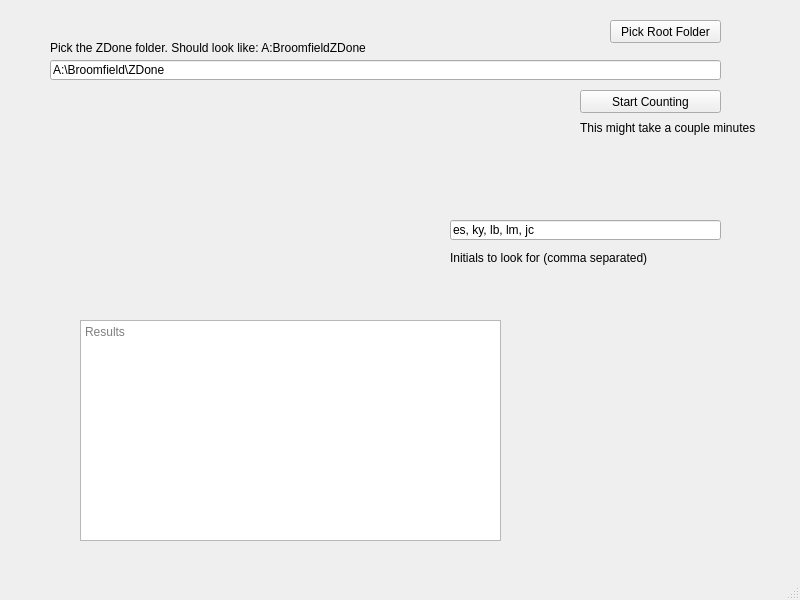
<?xml version="1.0" encoding="UTF-8"?>
<ui version="4.0">
 <class>MainWindow</class>
 <widget class="QMainWindow" name="MainWindow">
  <property name="geometry">
   <rect>
    <x>0</x>
    <y>0</y>
    <width>800</width>
    <height>600</height>
   </rect>
  </property>
  <property name="windowTitle">
   <string>MainWindow</string>
  </property>
  <widget class="QWidget" name="centralwidget">
   <widget class="QLineEdit" name="lineEditFolderPath">
    <property name="geometry">
     <rect>
      <x>50</x>
      <y>60</y>
      <width>671</width>
      <height>20</height>
     </rect>
    </property>
    <property name="text">
     <string>A:\Broomfield\ZDone</string>
    </property>
   </widget>
   <widget class="QPushButton" name="buttonPickFolder">
    <property name="geometry">
     <rect>
      <x>610</x>
      <y>20</y>
      <width>111</width>
      <height>23</height>
     </rect>
    </property>
    <property name="text">
     <string>Pick Root Folder</string>
    </property>
   </widget>
   <widget class="QLineEdit" name="lineEditNameSubstring">
    <property name="geometry">
     <rect>
      <x>450</x>
      <y>220</y>
      <width>271</width>
      <height>20</height>
     </rect>
    </property>
    <property name="text">
     <string>es, ky, lb, lm, jc</string>
    </property>
   </widget>
   <widget class="QLabel" name="labelText4">
    <property name="geometry">
     <rect>
      <x>450</x>
      <y>250</y>
      <width>241</width>
      <height>16</height>
     </rect>
    </property>
    <property name="text">
     <string>Initials to look for (comma separated)</string>
    </property>
   </widget>
   <widget class="QPushButton" name="buttonStartNew">
    <property name="geometry">
     <rect>
      <x>580</x>
      <y>90</y>
      <width>141</width>
      <height>23</height>
     </rect>
    </property>
    <property name="text">
     <string>Start Counting</string>
    </property>
   </widget>
   <widget class="QTextEdit" name="textEdit">
    <property name="geometry">
     <rect>
      <x>80</x>
      <y>320</y>
      <width>421</width>
      <height>221</height>
     </rect>
    </property>
    <property name="placeholderText">
     <string>Results</string>
    </property>
   </widget>
   <widget class="QLabel" name="label">
    <property name="geometry">
     <rect>
      <x>50</x>
      <y>40</y>
      <width>381</width>
      <height>16</height>
     </rect>
    </property>
    <property name="text">
     <string>Pick the ZDone folder. Should look like: A:BroomfieldZDone</string>
    </property>
   </widget>
   <widget class="QLabel" name="label_2">
    <property name="geometry">
     <rect>
      <x>580</x>
      <y>120</y>
      <width>181</width>
      <height>16</height>
     </rect>
    </property>
    <property name="text">
     <string>This might take a couple minutes</string>
    </property>
   </widget>
  </widget>
  <widget class="QMenuBar" name="menubar">
   <property name="geometry">
    <rect>
     <x>0</x>
     <y>0</y>
     <width>800</width>
     <height>21</height>
    </rect>
   </property>
  </widget>
  <widget class="QStatusBar" name="statusbar"/>
 </widget>
 <resources/>
 <connections/>
</ui>
